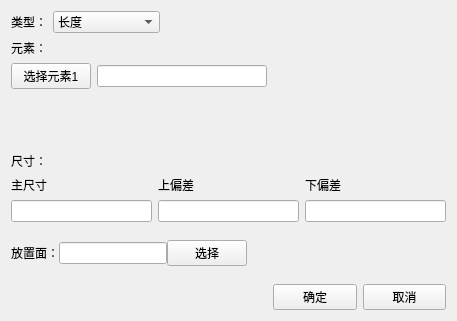
<?xml version="1.0" encoding="UTF-8"?>
<ui version="4.0">
 <class>DiamensionInput</class>
 <widget class="QWidget" name="DiamensionInput">
  <property name="geometry">
   <rect>
    <x>0</x>
    <y>0</y>
    <width>457</width>
    <height>321</height>
   </rect>
  </property>
  <property name="maximumSize">
   <size>
    <width>500</width>
    <height>400</height>
   </size>
  </property>
  <property name="windowTitle">
   <string>QWidget</string>
  </property>
  <layout class="QGridLayout" name="gridLayout_5">
   <item row="0" column="0" colspan="2">
    <layout class="QHBoxLayout" name="horizontalLayout_2">
     <item>
      <widget class="QLabel" name="label_7">
       <property name="text">
        <string>类型：</string>
       </property>
      </widget>
     </item>
     <item>
      <widget class="QComboBox" name="comboBox_measureType">
       <property name="sizePolicy">
        <sizepolicy hsizetype="Expanding" vsizetype="Fixed">
         <horstretch>0</horstretch>
         <verstretch>0</verstretch>
        </sizepolicy>
       </property>
       <item>
        <property name="text">
         <string>长度</string>
        </property>
       </item>
       <item>
        <property name="text">
         <string>距离</string>
        </property>
       </item>
       <item>
        <property name="text">
         <string>角度</string>
        </property>
       </item>
       <item>
        <property name="text">
         <string>直径</string>
        </property>
       </item>
       <item>
        <property name="text">
         <string>半径</string>
        </property>
       </item>
       <item>
        <property name="text">
         <string>锥度</string>
        </property>
       </item>
      </widget>
     </item>
     <item>
      <spacer name="horizontalSpacer_3">
       <property name="orientation">
        <enum>Qt::Horizontal</enum>
       </property>
       <property name="sizeHint" stdset="0">
        <size>
         <width>40</width>
         <height>20</height>
        </size>
       </property>
      </spacer>
     </item>
    </layout>
   </item>
   <item row="1" column="0">
    <widget class="QLabel" name="label">
     <property name="text">
      <string>元素：</string>
     </property>
    </widget>
   </item>
   <item row="2" column="0">
    <widget class="QPushButton" name="pushButton_selectEle1">
     <property name="text">
      <string>选择元素1</string>
     </property>
    </widget>
   </item>
   <item row="2" column="1">
    <widget class="QLineEdit" name="lineEdit_eleName1">
     <property name="readOnly">
      <bool>true</bool>
     </property>
    </widget>
   </item>
   <item row="3" column="0" colspan="2">
    <widget class="QStackedWidget" name="stackedWidget_element">
     <property name="currentIndex">
      <number>0</number>
     </property>
     <widget class="QWidget" name="page_3">
      <layout class="QGridLayout" name="gridLayout_3"/>
     </widget>
     <widget class="QWidget" name="page_4">
      <layout class="QGridLayout" name="gridLayout_4">
       <property name="leftMargin">
        <number>0</number>
       </property>
       <property name="topMargin">
        <number>0</number>
       </property>
       <property name="rightMargin">
        <number>0</number>
       </property>
       <property name="bottomMargin">
        <number>0</number>
       </property>
       <property name="horizontalSpacing">
        <number>6</number>
       </property>
       <property name="verticalSpacing">
        <number>0</number>
       </property>
       <item row="0" column="0">
        <widget class="QPushButton" name="pushButton_selectEle2">
         <property name="text">
          <string>选择元素2</string>
         </property>
        </widget>
       </item>
       <item row="0" column="1">
        <widget class="QLineEdit" name="lineEdit_eleName2">
         <property name="readOnly">
          <bool>true</bool>
         </property>
        </widget>
       </item>
      </layout>
     </widget>
    </widget>
   </item>
   <item row="3" column="2">
    <spacer name="horizontalSpacer_2">
     <property name="orientation">
      <enum>Qt::Horizontal</enum>
     </property>
     <property name="sizeHint" stdset="0">
      <size>
       <width>173</width>
       <height>20</height>
      </size>
     </property>
    </spacer>
   </item>
   <item row="4" column="0" colspan="3">
    <layout class="QGridLayout" name="gridLayout">
     <item row="0" column="0">
      <widget class="QLabel" name="label_2">
       <property name="text">
        <string>尺寸：</string>
       </property>
      </widget>
     </item>
     <item row="1" column="0">
      <layout class="QVBoxLayout" name="verticalLayout_2">
       <item>
        <widget class="QLabel" name="label_4">
         <property name="text">
          <string>主尺寸</string>
         </property>
        </widget>
       </item>
       <item>
        <widget class="QLineEdit" name="lineEdit_mainVal">
         <property name="text">
          <string/>
         </property>
        </widget>
       </item>
      </layout>
     </item>
     <item row="1" column="1">
      <layout class="QVBoxLayout" name="verticalLayout_3">
       <item>
        <widget class="QLabel" name="label_5">
         <property name="text">
          <string>上偏差</string>
         </property>
        </widget>
       </item>
       <item>
        <widget class="QLineEdit" name="lineEdit_upVal"/>
       </item>
      </layout>
     </item>
     <item row="1" column="2">
      <layout class="QVBoxLayout" name="verticalLayout_4">
       <item>
        <widget class="QLabel" name="label_6">
         <property name="text">
          <string>下偏差</string>
         </property>
        </widget>
       </item>
       <item>
        <widget class="QLineEdit" name="lineEdit_lowVal"/>
       </item>
      </layout>
     </item>
    </layout>
   </item>
   <item row="5" column="0" colspan="3">
    <widget class="QStackedWidget" name="stackedWidget_reference">
     <property name="currentIndex">
      <number>1</number>
     </property>
     <widget class="QWidget" name="page"/>
     <widget class="QWidget" name="page_2">
      <layout class="QGridLayout" name="gridLayout_2">
       <property name="leftMargin">
        <number>0</number>
       </property>
       <property name="topMargin">
        <number>0</number>
       </property>
       <property name="rightMargin">
        <number>0</number>
       </property>
       <property name="bottomMargin">
        <number>0</number>
       </property>
       <property name="spacing">
        <number>0</number>
       </property>
       <item row="0" column="0">
        <layout class="QHBoxLayout" name="horizontalLayout_3">
         <item>
          <widget class="QLabel" name="label_8">
           <property name="text">
            <string>放置面：</string>
           </property>
          </widget>
         </item>
         <item>
          <widget class="QLineEdit" name="lineEdit_place">
           <property name="readOnly">
            <bool>true</bool>
           </property>
          </widget>
         </item>
         <item>
          <widget class="QPushButton" name="pushButton_selectPlace">
           <property name="text">
            <string>选择</string>
           </property>
          </widget>
         </item>
        </layout>
       </item>
       <item row="0" column="1">
        <spacer name="horizontalSpacer_4">
         <property name="orientation">
          <enum>Qt::Horizontal</enum>
         </property>
         <property name="sizeHint" stdset="0">
          <size>
           <width>166</width>
           <height>20</height>
          </size>
         </property>
        </spacer>
       </item>
      </layout>
     </widget>
    </widget>
   </item>
   <item row="6" column="2">
    <layout class="QHBoxLayout" name="horizontalLayout">
     <item>
      <widget class="QPushButton" name="pushButton_sure">
       <property name="text">
        <string>确定</string>
       </property>
      </widget>
     </item>
     <item>
      <widget class="QPushButton" name="pushButton_cancle">
       <property name="text">
        <string>取消</string>
       </property>
      </widget>
     </item>
    </layout>
   </item>
   <item row="6" column="0" colspan="2">
    <spacer name="horizontalSpacer">
     <property name="orientation">
      <enum>Qt::Horizontal</enum>
     </property>
     <property name="sizeHint" stdset="0">
      <size>
       <width>72</width>
       <height>20</height>
      </size>
     </property>
    </spacer>
   </item>
  </layout>
 </widget>
 <resources/>
 <connections/>
</ui>
